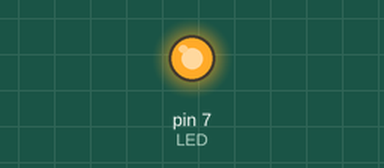
This program was run on a simulated MicroPython board. On the bench: output pins drawn as LEDs (lit = HIGH). At 0.0 s the program stops and its outputs stay as they are.

Above: at 0.1 s.
Timing chart, 0 to 1.5 s (numbered marks = the images above):
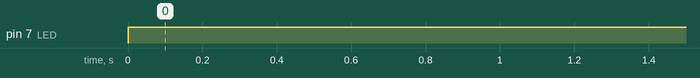

The program:

main.py
```python
'''
实验名称：点亮LED灯
版本：v1.0
日期：2021.4
作者：01Studio
社区：www.01studio.org
实验平台：01Studio - 达芬奇
'''

#导入Pin模块
from machine import Pin

LED = Pin('C7', Pin.OUT) #构建LED对象
LED.value(1) #点亮LED,高电平点亮
```

Measured:
- by itself, pin 7 (LED): LOW → HIGH at 0.00 s
